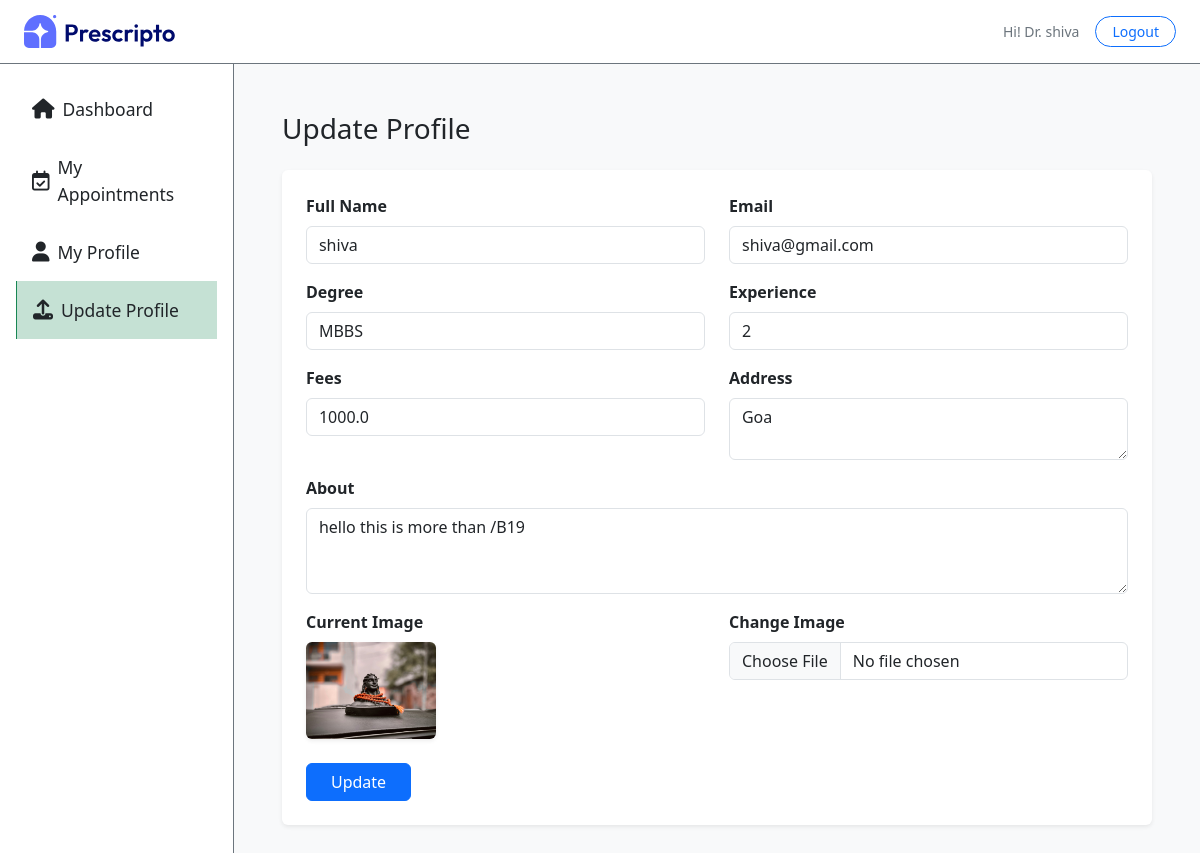
/edit_doctor/ (signed in), run on the app's committed database.
### appointment/models.py (models this page shows, shortened)
class Doctor(models.Model):
    image = models.ImageField(upload_to='doctor_image')
    name = models.CharField(max_length=100)
    email = models.EmailField()
    username = models.CharField(max_length=255, unique=True)
    password = models.CharField(max_length=100)
    experience = models.IntegerField()
    fees = models.FloatField()
    category = models.ForeignKey(Category, on_delete=models.CASCADE)
    degree = models.CharField(max_length=50)
    about = models.TextField()
    address = models.TextField()

### appointment/views.py (the view, shortened to what this page needs)
# urls.py: path('edit_doctor/', views.edit_doctor, name='edit_doctor'),
def edit_doctor(request):
    doctor_id = request.session.get('doctor_id')
    if not doctor_id:
        return redirect('dash_login')
    doctor = Doctor.objects.get(id=doctor_id)
    return render(request, "dashboard/edit_doctor.html", {
        "doctor": doctor,
        "action": "edit_doctor",
        "role": "doctor",
    })

### templates/dashboard/edit_doctor.html (shortened to what this page needs)
{% extends "dashboard/layout.html" %}
{% load static %}
{% block contant %}
<section class="flex-grow p-5 bg-light w-100">
    <h3 class="mb-4">Update Profile</h3>
    <form action="" method="POST" enctype="multipart/form-data" class="bg-white p-4 rounded shadow-sm" style="max-width: 900px;">
        <div class="row">
            <div class="col-md-6 mb-3">
                <label class="form-label fw-semibold">Full Name</label>
                <input type="text" name="name" class="form-control" value="{{ doctor.name }}" required>
            </div>
            <div class="col-md-6 mb-3">
                <label class="form-label fw-semibold">Email</label>
                <input type="email" name="email" class="form-control" value="{{ doctor.email }}" required>
            </div>
            <div class="col-md-6 mb-3">
                <label class="form-label fw-semibold">Degree</label>
                <input type="text" name="degree" class="form-control" value="{{ doctor.degree }}">
            </div>
            <div class="col-md-6 mb-3">
                <label class="form-label fw-semibold">Experience</label>
                <input type="text" name="experience" class="form-control" value="{{ doctor.experience }}">
            </div>
            <div class="col-md-6 mb-3">
                <label class="form-label fw-semibold">Fees</label>
                <input type="number" name="fees" class="form-control" value="{{ doctor.fees }}">
            </div>
            <div class="col-md-6 mb-3">
                <label class="form-label fw-semibold">Address</label>
                <textarea name="address" class="form-control" rows="2">{{ doctor.address }}</textarea>
            </div>
            <div class="col-12 mb-3">
                <label class="form-label fw-semibold">About</label>
                <textarea name="about" class="form-control" rows="3">{{ doctor.about }}</textarea>
            </div>
            <div class="col-md-6 mb-3">
                <label class="form-label fw-semibold">Current Image</label><br>
                <img src="{{ doctor.image.url }}" width="130" class="rounded shadow-sm mb-2">
            </div>
            <div class="col-md-6 mb-3">
                <label class="form-label fw-semibold">Change Image</label>
                <input type="file" name="image" class="form-control">
            </div>
        </div>
        <button class="btn btn-primary px-4">Update</button>
    </form>
</section>
{% endblock %}

### templates/dashboard/layout.html (shortened to what this page needs)
<!DOCTYPE html>
<html lang="en">
<head>
    <link href="https://cdn.jsdelivr.net/npm/bootstrap@5.3.3/dist/css/bootstrap.min.css" rel="stylesheet" />
    <link href="https://cdnjs.cloudflare.com/ajax/libs/font-awesome/5.15.3/css/all.min.css" rel="stylesheet" />
    <link rel="stylesheet" href="https://cdnjs.cloudflare.com/ajax/libs/font-awesome/6.7.2/css/all.min.css" />
</head>
{% load static %}
<body>
    <header class="d-flex justify-content-between align-items-center border-bottom border-secondary px-4"
        style="height: 64px;">
        <div class="d-flex align-items-center position-relative">
            <a href="{% url "dash_admin" %}">
                <img src="{% static "assets/assets_frontend/logo.svg" %}" alt="GreenCart logo icon with green color" width='70%'>
            </a>
        </div>
        <div class="d-flex align-items-center gap-3 text-secondary small">
            {% if role == 'admin' %}
                <span>Hi! Admin</span>
            {% else %}
                <span>Hi! Dr. {{ doctor.name }}</span>
            {% endif %}
            <a href="{% url "dash_logout" %}" class="btn btn-outline-primary btn-sm rounded-pill px-3 py-1">Logout</a>
        </div>
    </header>
    <main class="d-flex" style="min-height: calc(100vh - 64px);">
        {% if role == 'doctor' %}
            <nav id="sidebar" class="border-end border-secondary p-3" style="width: 18rem;">
                <a href="{% url "doctor_dashboard" %}" class="nav-link d-flex align-items-center gap-2 p-3 fs-5 text-dark {% if action == 'doctor' %}bg-success bg-opacity-25 border-start border-success fw-medium{% endif %}" data-id="add">
                    <i class="fa-solid fa-house"></i> <span class='small'>Dashboard</span>
                </a>
                <a href="{% url "doctor_appointments" %}" class="nav-link d-flex align-items-center gap-2 p-3 fs-5 text-dark " data-id="add">
                   <i class="fa-regular fa-calendar-check"></i><span class='small'>My Appointments</span>
                </a>
                <a href="{% url "doctor_profile" %}" class="nav-link d-flex align-items-center gap-2 p-3 fs-5 text-dark {% if action == 'profile' %}bg-success bg-opacity-25 border-start border-success fw-medium{% endif %}" data-id="add">
                    <i class="fa-solid fa-user"></i> <span class='small'>My Profile</span>
                </a>
                <a href="{% url "edit_doctor" %}" class="nav-link d-flex align-items-center gap-2 p-3 fs-5 text-dark {% if action == 'edit_doctor' %}bg-success bg-opacity-25 border-start border-success fw-medium{% endif %}" data-id="add">
                    <i class="fa-solid fa-upload"></i> <span class='small'>Update Profile</span>
                </a>
            </nav>
        {% endif %}
        {% block contant %}
        {% endblock %}
    </main>
</body>
</html>

### data on the page
Doctor: name "shiva", email "shiva@gmail.com", degree "MBBS", experience "2", fees "1000.0", address "Goa", about "hello this is more than /B19", image (picture)
